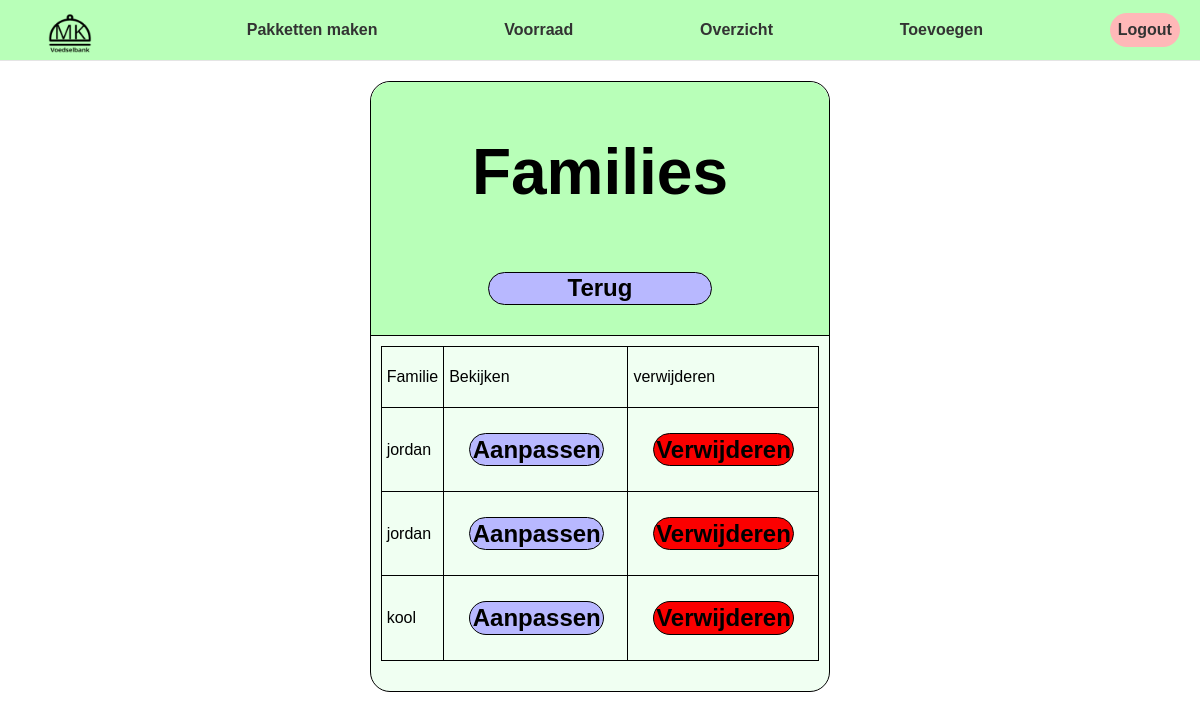
The app's page /klanten/ (signed in), older data.
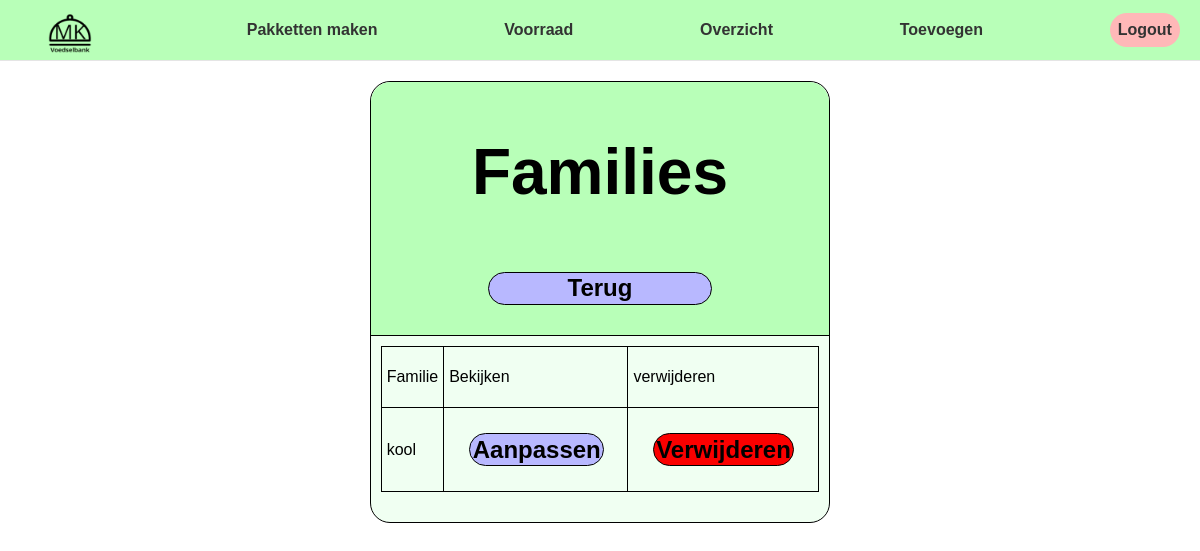
The same page, newer data.
### klanten/models/klant.py (models this page shows, shortened)
class Klant(models.Model):
    gezinsnaam = models.CharField(max_length=100)
    volwassenen = models.IntegerField()
    kinderen = models.IntegerField()
    babies = models.IntegerField()
    postcode = models.CharField(max_length=50)
    varkesvlees = models.BooleanField()
    vegataries = models.BooleanField()
    veganistisch = models.BooleanField()
    alergieën = models.ManyToManyField("Alergie", related_name="klant", null=True, blank=True)

### klanten/views/familie.py (the view)
# urls.py: path('klanten/', klanten, name='klanten'),
@login_required(login_url='')
def klanten(request):
    Klanten = Klant.objects.all()
    context = {'Klanten': Klanten}
    return render(request, 'klanten/klanten.html', context)

### templates/klanten/klanten.html (shortened to what this page needs)
<!DOCTYPE html>
{% extends "../base.html" %}
{% load static %}
{% block stylesheets %}
    <link
      type="text/css"
      rel="stylesheet"
      href="../../static/css/overzicht.css"
    />
{% endblock %}
{% block content %}
    <div class="content">
      <div class="categorie">
        <div class="topbar">
          <div class="topbar_title">
            <h1>Families</h1>
          </div>
          <a class="return_btn" href="{% url 'directie-homepage' %}">Terug</a>
        </div>
        <div class="content_tab">
          <div class="table">
            <table class="table">
            <tr class="row">
              <td class="collum"><p>Familie</p></td>
              <td class="collum"><p>Bekijken</p></td>
              <td class="collum"><p>verwijderen</p></td>
            </tr>
            {% for familie in Klanten %}
                {% include "components/familie-item.html" with familie=familie %}
            {% endfor %}
          </table>
          </div>
        </div>
      </div>
    </div>
{% endblock %}

### templates/components/familie-item.html
{% load static %}
<tr class="row">
    <td class="collum"><p>{{ familie.gezinsnaam }}</p></td>
    <td class="collum"><a class="btn" href="{% url 'klanten-aanpassen' id=familie.id %}"><span>Aanpassen</span><a/></td>
    <td class="collum">
        <a class="rmvbtn" href="{% url 'verwijder-klanten' id=familie.id %}"><span>Verwijderen</span></a>
    </td>
</tr>

Row changes from the older to the newer data that the page shows:
removed Klant: gezinsnaam "jordan"
removed Klant: gezinsnaam "jordan"
